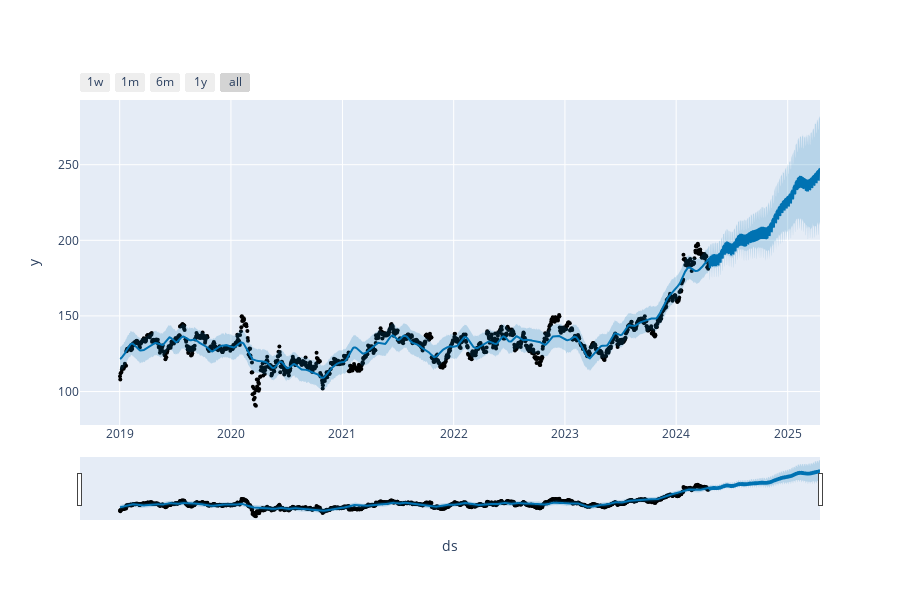

The notebook cell saved with this chart:
### Code cell
# Import necessary libraries
import yfinance as yf  
import pandas as pd  
from prophet import Prophet
from prophet.plot import plot_plotly
import logging

# Setting up logging
logging.basicConfig(level=logging.INFO, format='%(asctime)s - %(levelname)s - %(message)s')

logging.info("Dependencies imported successfully.")
# function that fetches historical stock data for the specified ticker from Yahoo Finance:
# The function takes the stock symbol (ticker) as input and returns a pandas DataFrame containing the historical stock data.
# The Parameters are:
# ticker (str): The stock symbol for which to download the data.
# start_date (str): The start date for the data download (format: YYYY-MM-DD).
# end_date (str): The end date for the data download (format: YYYY-MM-DD).
# The Returns are:
# pandas.DataFrame: 

def fetch_data(ticker, start_date="2019-01-01", end_date="2024-04-18"):
    try:
        data = yf.download(ticker, start=start_date, end=end_date)
        logging.info("Data downloaded successfully.")
        return data
    except Exception as e:
        logging.error(f"Failed to download data: {e}")
        return pd.DataFrame()
# The function prepares the stock data for use with the Prophet library
# by selecting the 'Date' and 'Close' columns and renaming them to 'ds' and 'y', respectively.
# Returns a DataFrame suitable for use with Prophet modeling
def prepare_data_for_prophet(data):
    prepped_df = data.reset_index()[['Date', 'Close']].rename(columns={'Date': 'ds', 'Close': 'y'})
    logging.info("Data prepared for Prophet.")
    return prepped_df
# The function trains a Prophet model on the provided data.
def train_prophet_model(prepped_df):
    model = Prophet(daily_seasonality=False, yearly_seasonality=True)
    model.fit(prepped_df)
    logging.info("Prophet model trained successfully.")
    return model
# The function uses the trained Prophet model to make future predictions.
# The Parameters are: periods (int) - Number of days to predict into the future. 
"""Adjust the periods parameter to specify the number of days into the future for which you want to make predictions."""
def make_forecast(model, periods=365):
    future = model.make_future_dataframe(periods=periods)
    forecast = model.predict(future)
    logging.info("Forecast made for future periods.")
    return forecast
# The function plots the forecasted data using Prophet's plot functionality.
def plot_forecast(model, forecast):
    fig = plot_plotly(model, forecast)  # This returns a plotly Figure
    fig.show()
# The fubctions runs the complete workflow.
def run_prophet_forecasting(ticker):
    data = fetch_data(ticker)
    if not data.empty:
        prepared_data = prepare_data_for_prophet(data)
        model = train_prophet_model(prepared_data)
        forecast = make_forecast(model, periods=365)
        plot_forecast(model, forecast)
        return forecast
    else:
        logging.error("No data available to process.")
        return pd.DataFrame()

# The function take the stock symbol (ticker) as input and starts the forecasting process, by calling the run_prophet_forecasting function.
"""User should enter in the stock ticker symbol for which they want to make predictions."""
ticker = 'IBM'
forecast_results = run_prophet_forecasting(ticker)

#save the forecast results to a CSV file
if not forecast_results.empty:
    filepath = r'C:\Users\mikea\Desktop\Dataclass2\StockPrediction_Project3\Index_Fund_AI_Anaysis_App_Prj_3\MCP_ibm_aapl_data\McP_data_files\forecast_results_IBM.csv'
    forecast_results.to_csv(filepath, index=False)
    logging.info(f"Forecast results saved to: {filepath}")
else:
    logging.error("Forecast results DataFrame is empty, nothing was saved.")

### Figure 1 — Plotly figure (JSON) as saved in the notebook; plotly's stock layout.template omitted (floating-point values rounded to 4 significant figures; data arrays with more than 128 entries replaced by an {"elided": "..."} marker saying what was removed)
{"data": [{"marker": {"color": "black", "size": 4}, "mode": "markers", "name": "Actual", "type": "scatter", "x": {"elided": "1332 str values"}, "y": {"elided": "1332 float values"}}, {"hoverinfo": "skip", "line": {"width": 0}, "mode": "lines", "type": "scatter", "x": {"elided": "1697 str values"}, "y": {"elided": "1697 float values"}}, {"fill": "tonexty", "fillcolor": "rgba(0, 114, 178, 0.2)", "line": {"color": "#0072B2", "width": 2}, "mode": "lines", "name": "Predicted", "type": "scatter", "x": {"elided": "1697 str values"}, "y": {"elided": "1697 float values"}}, {"fill": "tonexty", "fillcolor": "rgba(0, 114, 178, 0.2)", "hoverinfo": "skip", "line": {"width": 0}, "mode": "lines", "type": "scatter", "x": {"elided": "1697 str values"}, "y": {"elided": "1697 float values"}}], "layout": {"height": 600, "showlegend": false, "width": 900, "xaxis": {"rangeselector": {"buttons": [{"count": 7, "label": "1w", "step": "day", "stepmode": "backward"}, {"count": 1, "label": "1m", "step": "month", "stepmode": "backward"}, {"count": 6, "label": "6m", "step": "month", "stepmode": "backward"}, {"count": 1, "label": "1y", "step": "year", "stepmode": "backward"}, {"step": "all"}]}, "rangeslider": {"visible": true}, "title": {"text": "ds"}, "type": "date"}, "yaxis": {"title": {"text": "y"}}}}
